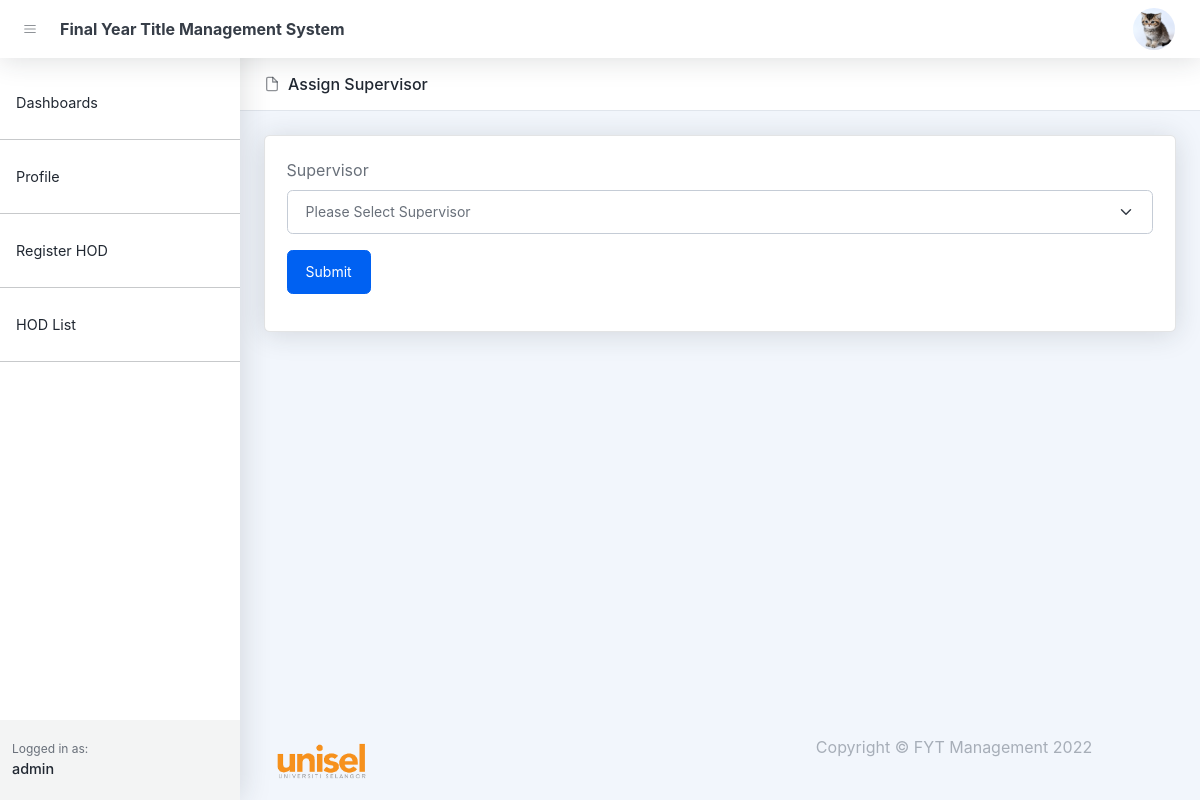
Before: /add_assign_supervisor.php?cluster_id=54 (signed in) with the older database file.
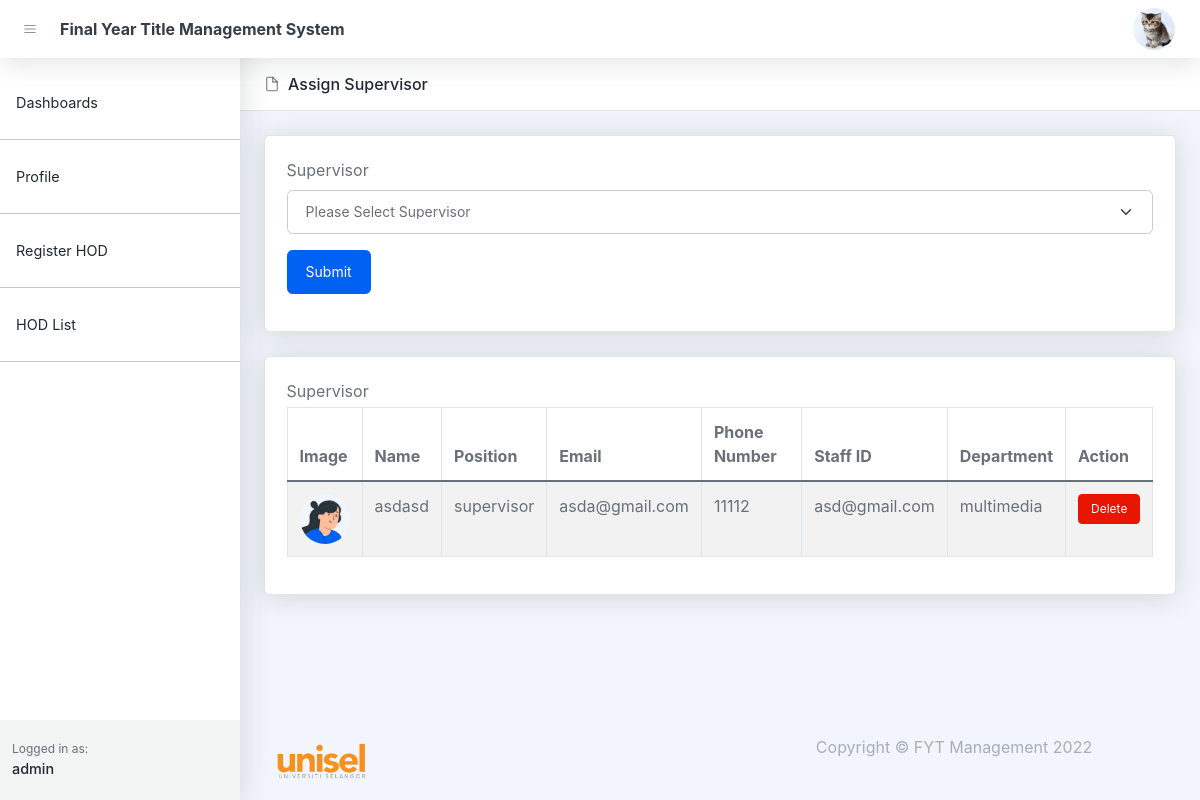
After: the same page with the newer database file.
### tables this page shows
CREATE TABLE `staffs` (
  `id` bigint(20) UNSIGNED NOT NULL,
  `user_id` bigint(20) NOT NULL,
  `roles` varchar(255) DEFAULT NULL,
  `staff_id` varchar(255) DEFAULT NULL,
  `department` varchar(255) DEFAULT NULL,
  `fypcoordinator_status` varchar(255) DEFAULT NULL,
  `cluster_status` varchar(255) DEFAULT NULL,
  `status` varchar(255) DEFAULT NULL,
  `created_at` timestamp NULL DEFAULT NULL,
  `updated_at` timestamp NULL DEFAULT NULL,
  `cluster_id` varchar(255) DEFAULT NULL
);

CREATE TABLE `users` (
  `id` bigint(20) UNSIGNED NOT NULL,
  `name` varchar(255) NOT NULL,
  `email` varchar(255) DEFAULT NULL,
  `handphone` varchar(255) DEFAULT NULL,
  `roles` varchar(255) DEFAULT NULL,
  `password` varchar(255) DEFAULT NULL,
  `image` text DEFAULT NULL,
  `created_at` timestamp NULL DEFAULT NULL,
  `updated_at` timestamp NULL DEFAULT NULL
);

### add_assign_supervisor.php (the view, shortened to what the changed rows need)
<!DOCTYPE html>
<html lang="en">
    <head>
       <?php include('layout_admin/header.php')?>
    </head>
    <body class="nav-fixed">
        <div id="layoutSidenav">
            <div id="layoutSidenav_content">
                <main>
                    <header class="page-header page-header-compact page-header-light border-bottom bg-white mb-4">
                        <div class="container-xl px-4">
                            <div class="page-header-content">
                                <div class="row align-items-center justify-content-between pt-3">
                                    <div class="col-auto mb-3">
                                        <h1 class="page-header-title">
                                            <div class="page-header-icon"><i data-feather="file"></i></div>
                                            Assign Supervisor
                                        </h1>
                                    </div>
                                </div>
                            </div>
                        </div>
                    </header>
                    <?php
                        $conn = setDbConnection();
                    ?>
                    <div class="container-xl px-4">
                        <?php
                        $sql = "select staffs.*,staffs.roles as supervisor_role , users.name,  users.email, users.handphone, users.image from staffs  left join users on users.id = staffs.user_id where cluster_id='".$_REQUEST['cluster_id']."'";
                        $result = $conn->query($sql);
                        $supervisors = null;
                        if ($result->num_rows > 0) {
                            while ($row = $result->fetch_assoc()) {
                                $supervisors[] = $row;
                            }
                        }
                        if($supervisors != null){
                        ?>
                        <div class="card mb-4">
                            <div class="card-body">
                                <div class="mb-3">
                                    <label class="mb-1">Supervisor</label>
                                    <table class="table table-bordered table-striped table-hover">
                                        <thead>
                                            <tr>
                                                <th>Image</th>
                                                <th>Name</th>
                                                <th>Position</th>
                                                <th>Email</th>
                                                <th>Phone Number</th>
                                                <th>Staff ID</th>
                                                <th>Department</th>
                                                <th>Action</th>
                                            </tr>
                                        </thead>
                                    <tbody>
                                        <?php
                                                foreach ($supervisors as $key => $value) {
                                                    $image = null;
                                                    if(isset($value['image'])){
                                                        $image = '<img class="user-img" src="/fyp/assets/profile/'.$value['image'].'">';
                                                    }else{
                                                        $image = '<img class="user-img" src="/fyp/assets/img/illustrations/profiles/profile-1.png">';
                                                    }
                                                    echo
                                                    '
                                                        <tr>
                                                            <td>'.$image.'</td>
                                                            <td>'.$value['name'].'</td>
                                                            <td>'.$value['supervisor_role'].'</td>
                                                            <td>'.$value['email'].'</td>
                                                            <td>'.$value['handphone'].'</td>
                                                            <td>'.$value['staff_id'].'</td>
                                                            <td>'.$value['department'].'</td>
                                                            <td><a class="btn btn-danger btn-sm" href="controllers/cluster/delete_assign_supervisor.php?cluster_id='.$_REQUEST['cluster_id'].'&supervisor_id='.$value['id'].'">Delete</a></td>
                                                        </tr>
                                                    ';
                                                }
                                        ?>
                                    </tbody>
                                    </table>
                                </div>
                            </div>
                        </div>
                        <?php
                                         }
                                    ?>
                    </div>
                </main>
            </div>
        </div>
    </body>
</html>

Changed rows visible on the page:
added staffs: users.name "asdasd", roles "supervisor", users.email "asda@gmail.com", users.handphone "11112", staff "asd@gmail.com", department "multimedia"
Other visible differences:
text now shown: "Supervisor Image Name Position Email Phone Number Staff ID Department Action"
